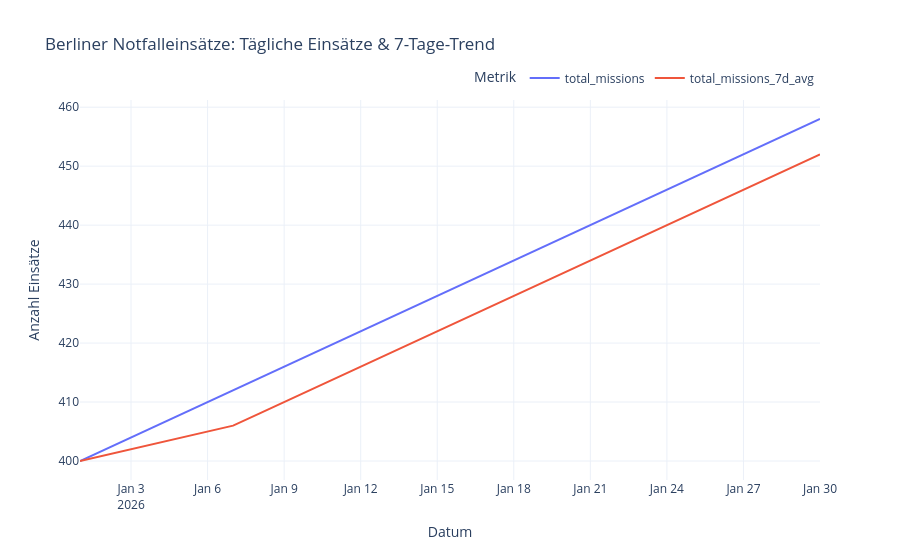

Notebook code cell kept with this figure:
### Code cell
# Interaktiver Plot: Tägliche Einsätze vs. 7-Tage-Durchschnitt
fig = px.line(
    df, 
    x='mission_date', 
    y=['total_missions', 'total_missions_7d_avg'],
    title='Berliner Notfalleinsätze: Tägliche Einsätze & 7-Tage-Trend',
    labels={'value': 'Anzahl Einsätze', 'mission_date': 'Datum', 'variable': 'Metrik'}
)

# Design anpassen
fig.update_layout(
    template='plotly_white',
    hovermode='x unified',
    legend=dict(orientation='h', yanchor='bottom', y=1.02, xanchor='right', x=1)
)

fig.show()

### Figure 1 — Plotly figure (JSON) as saved in the notebook; plotly's stock layout.template omitted (floating-point values rounded to 4 significant figures)
{"data": [{"hovertemplate": "Metrik=total_missions<br>Datum=%{x}<br>Anzahl Einsätze=%{y}<extra></extra>", "legendgroup": "total_missions", "line": {"color": "#636efa", "dash": "solid"}, "marker": {"symbol": "circle"}, "mode": "lines", "name": "total_missions", "orientation": "v", "showlegend": true, "type": "scatter", "x": ["2026-01-01T00:00:00.000000", "2026-01-02T00:00:00.000000", "2026-01-03T00:00:00.000000", "2026-01-04T00:00:00.000000", "2026-01-05T00:00:00.000000", "2026-01-06T00:00:00.000000", "2026-01-07T00:00:00.000000", "2026-01-08T00:00:00.000000", "2026-01-09T00:00:00.000000", "2026-01-10T00:00:00.000000", "2026-01-11T00:00:00.000000", "2026-01-12T00:00:00.000000", "2026-01-13T00:00:00.000000", "2026-01-14T00:00:00.000000", "2026-01-15T00:00:00.000000", "2026-01-16T00:00:00.000000", "2026-01-17T00:00:00.000000", "2026-01-18T00:00:00.000000", "2026-01-19T00:00:00.000000", "2026-01-20T00:00:00.000000", "2026-01-21T00:00:00.000000", "2026-01-22T00:00:00.000000", "2026-01-23T00:00:00.000000", "2026-01-24T00:00:00.000000", "2026-01-25T00:00:00.000000", "2026-01-26T00:00:00.000000", "2026-01-27T00:00:00.000000", "2026-01-28T00:00:00.000000", "2026-01-29T00:00:00.000000", "2026-01-30T00:00:00.000000"], "xaxis": "x", "y": [400.0, 402.0, 404.0, 406.0, 408.0, 410.0, 412.0, 414.0, 416.0, 418.0, 420.0, 422.0, 424.0, 426.0, 428.0, 430.0, 432.0, 434.0, 436.0, 438.0, 440.0, 442.0, 444.0, 446.0, 448.0, 450.0, 452.0, 454.0, 456.0, 458.0], "yaxis": "y"}, {"hovertemplate": "Metrik=total_missions_7d_avg<br>Datum=%{x}<br>Anzahl Einsätze=%{y}<extra></extra>", "legendgroup": "total_missions_7d_avg", "line": {"color": "#EF553B", "dash": "solid"}, "marker": {"symbol": "circle"}, "mode": "lines", "name": "total_missions_7d_avg", "orientation": "v", "showlegend": true, "type": "scatter", "x": ["2026-01-01T00:00:00.000000", "2026-01-02T00:00:00.000000", "2026-01-03T00:00:00.000000", "2026-01-04T00:00:00.000000", "2026-01-05T00:00:00.000000", "2026-01-06T00:00:00.000000", "2026-01-07T00:00:00.000000", "2026-01-08T00:00:00.000000", "2026-01-09T00:00:00.000000", "2026-01-10T00:00:00.000000", "2026-01-11T00:00:00.000000", "2026-01-12T00:00:00.000000", "2026-01-13T00:00:00.000000", "2026-01-14T00:00:00.000000", "2026-01-15T00:00:00.000000", "2026-01-16T00:00:00.000000", "2026-01-17T00:00:00.000000", "2026-01-18T00:00:00.000000", "2026-01-19T00:00:00.000000", "2026-01-20T00:00:00.000000", "2026-01-21T00:00:00.000000", "2026-01-22T00:00:00.000000", "2026-01-23T00:00:00.000000", "2026-01-24T00:00:00.000000", "2026-01-25T00:00:00.000000", "2026-01-26T00:00:00.000000", "2026-01-27T00:00:00.000000", "2026-01-28T00:00:00.000000", "2026-01-29T00:00:00.000000", "2026-01-30T00:00:00.000000"], "xaxis": "x", "y": [400.0, 401.0, 402.0, 403.0, 404.0, 405.0, 406.0, 408.0, 410.0, 412.0, 414.0, 416.0, 418.0, 420.0, 422.0, 424.0, 426.0, 428.0, 430.0, 432.0, 434.0, 436.0, 438.0, 440.0, 442.0, 444.0, 446.0, 448.0, 450.0, 452.0], "yaxis": "y"}], "layout": {"hovermode": "x unified", "legend": {"orientation": "h", "title": {"text": "Metrik"}, "tracegroupgap": 0, "x": 1, "xanchor": "right", "y": 1.02, "yanchor": "bottom"}, "title": {"text": "Berliner Notfalleinsätze: Tägliche Einsätze & 7-Tage-Trend"}, "xaxis": {"anchor": "y", "domain": [0, 1], "title": {"text": "Datum"}}, "yaxis": {"anchor": "x", "domain": [0, 1], "title": {"text": "Anzahl Einsätze"}}}}
